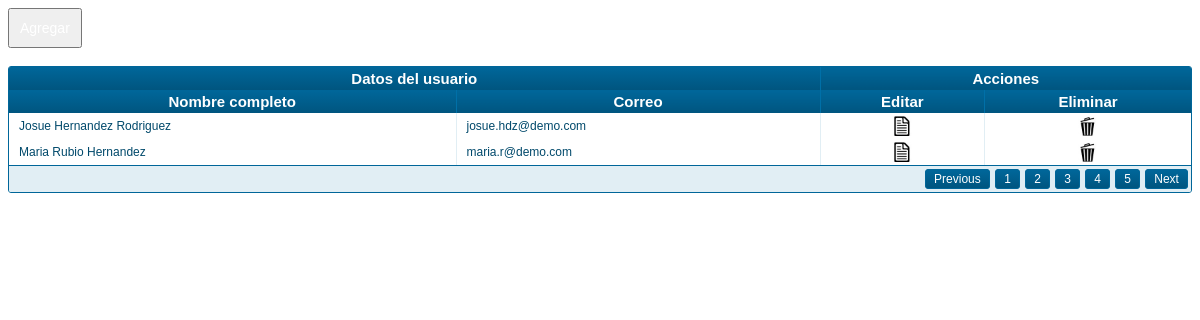
The page /index.php/users on the database as committed earlier.
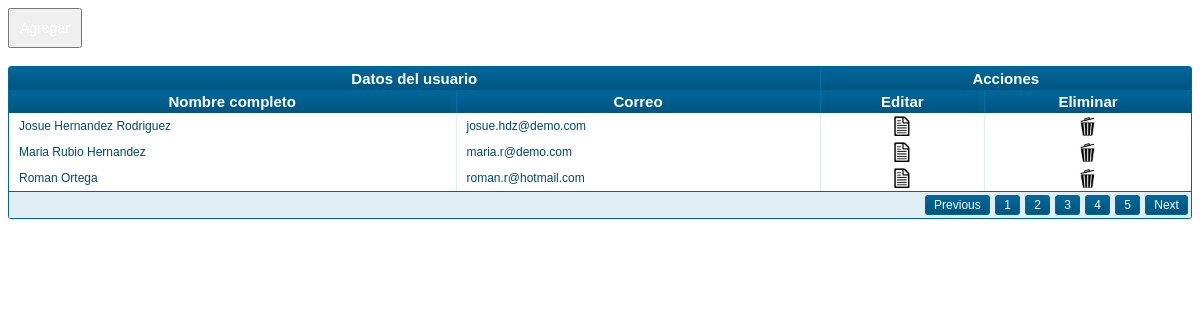
The same page on the database as committed later.
### tables this page shows
CREATE TABLE IF NOT EXISTS `usuarios` (
  `id_user` int(11) NOT NULL AUTO_INCREMENT,
  `name` varchar(250) NOT NULL,
  `email` varchar(250) NOT NULL,
  `web` varchar(50) NOT NULL,
  `password` varchar(250) NOT NULL,
  PRIMARY KEY (`id_user`)
);

### application/controllers/users.php (called while the page is built, shortened)
<?php if ( ! defined('BASEPATH')) exit('No direct script access allowed');
class Users extends CI_Controller {
	function __construct()
	{
		$this->load->helper('url');
		$this->load->model("usuarios");
	}
	public function index()
	{
		$datos["usuarios"] = $this->usuarios->get_all();
		$this->load->view('crud/lista_usuarios',$datos);
	}
}

### index.php (called while the page is built, shortened)
<?php
require_once BASEPATH.'core/CodeIgniter.php';

### application/models/usuarios.php (called while the page is built)
<?php if ( ! defined('BASEPATH')) exit('No direct script access allowed');
class Usuarios extends CI_Model {
	public function get_all()
	{
		return $this->db->get("usuarios")->result_object();
	}
}

### application/views/crud/lista_usuarios.php (the view, shortened to what this page needs)
<html>
	<head>
	</head>
	<body>
		<a href="<?php echo base_url(); ?>usuarios/agregar" class="link">
			<input type="button" value="Agregar" class="add">
		</a><br/><br/>
		<div class="datagrid">
			<table>
				<thead>
					<tr>
						<th colspan="2" style="text-align:center;">Datos del usuario</th>
						<th colspan="2" style="text-align:center;">Acciones</th>
					</tr>
					<tr>
						<th style="text-align:center;">Nombre completo</th>
						<th style="text-align:center;">Correo</th>
						<th style="text-align:center;">Editar</th>
						<th style="text-align:center;">Eliminar</th>
					</tr>
				</thead>
				<tfoot>
					<tr>
						<td colspan="4">
							<div id="paging">
								<ul>
									<li>
										<a href="#"><span>Previous</span></a>
									</li>
									<li>
										<a href="#" class="active"><span>1</span></a>
									</li>
									<li>
										<a href="#"><span>2</span></a>
									</li>
									<li>
										<a href="#"><span>3</span></a>
									</li>
									<li>
										<a href="#"><span>4</span></a>
									</li>
									<li>
										<a href="#"><span>5</span></a>
									</li>
									<li>
										<a href="#"><span>Next</span></a>
									</li>
								</ul>
							</div>
					</tr>
				</tfoot>
				<tbody>
					<?php foreach($usuarios as $usuario): ?>
					<tr>
						<td><?php echo $usuario->name; ?></td>
						<td><?php echo $usuario->email; ?></td>
						<td style="text-align:center;">
							<a href="<?php echo base_url(); ?>usuarios/editar/<?php echo $usuario->id_user; ?>" >
								<img src="<?php echo base_url(); ?>assets/editar.jpg" style="width:20px;">
							</a>
						</td>
						<td style="text-align:center;">
							<a href="<?php echo base_url(); ?>usuarios/eliminar/<?php echo $usuario->id_user; ?>">
								<img src="<?php echo base_url(); ?>assets/eliminar.jpg" style="width:20px;">
							</a>
						</td>
					</tr>
				<?php endforeach;?>
				</tbody>
			</table>
		</div>
	</body>
</html>

### application/views/crud/lista_usuarios.php (style rules this page uses)
.datagrid table { border-collapse: collapse; text-align: left; width: 100%; }
.datagrid { font: normal 12px/150% Arial, Helvetica, sans-serif; background: #fff; overflow: hidden; border: 1px solid #006699; -webkit-border-radius: 3px; -moz-border-radius: 3px; border-radius: 3px; }
.datagrid table td, .datagrid table th { padding: 3px 10px; }
.datagrid table thead th { background:-webkit-gradient( linear, left top, left bottom, color-stop(0.05, #006699), color-stop(1, #00557F) );background:-moz-linear-gradient( center top, #006699 5%, #00557F 100% );filter:progid:DXImageTransform.Microsoft.gradient(startColorstr='#006699', endColorstr='#00557F');background-color:#006699; color:#ffffff; font-size: 15px; font-weight: bold; border-left: 1px solid #0070A8; }
.datagrid table thead th:first-child { border: none; }
.datagrid table tbody td { color: #00496B; border-left: 1px solid #E1EEF4;font-size: 12px;font-weight: normal; }
.datagrid table tbody td:first-child { border-left: none; }
.datagrid table tbody tr:last-child td { border-bottom: none; }
.datagrid table tfoot td div { border-top: 1px solid #006699;background: #E1EEF4; }
.datagrid table tfoot td { padding: 0; font-size: 12px }
.datagrid table tfoot td div { padding: 2px; }
.datagrid table tfoot td ul { margin: 0; padding:0; list-style: none; text-align: right; }
.datagrid table tfoot li { display: inline; }
.datagrid table tfoot li a { text-decoration: none; display: inline-block; padding: 2px 8px; margin: 1px;color: #FFFFFF;border: 1px solid #006699;-webkit-border-radius: 3px; -moz-border-radius: 3px; border-radius: 3px; background:-webkit-gradient( linear, left top, left bottom, color-stop(0.05, #006699), color-stop(1, #00557F) );background:-moz-linear-gradient( center top, #006699 5%, #00557F 100% );filter:progid:DXImageTransform.Microsoft.gradient(startColorstr='#006699', endColorstr='#00557F');background-color:#006699; }
.add { background:-moz-linear-gradient(center top , #006699 5%, #00557F 100%) repeat scroll 0 0 #006699;padding:10px;font-size: 14px; color:white; }
.link { text-decoration:none; }

Rows that differ between the two databases and show on the page:
added usuarios: name "Roman Ortega", email "roman.r@hotmail.com"
